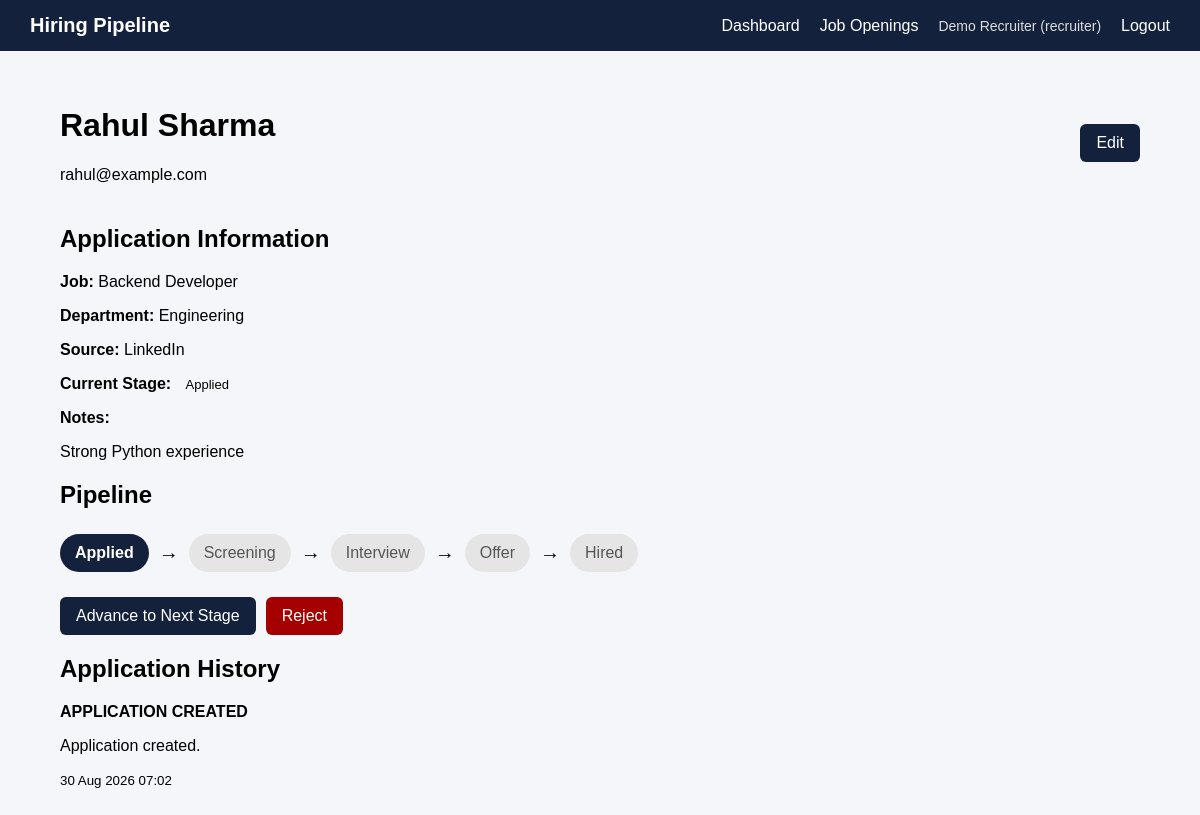
The page /applications/1 (signed in) on the database as committed earlier.
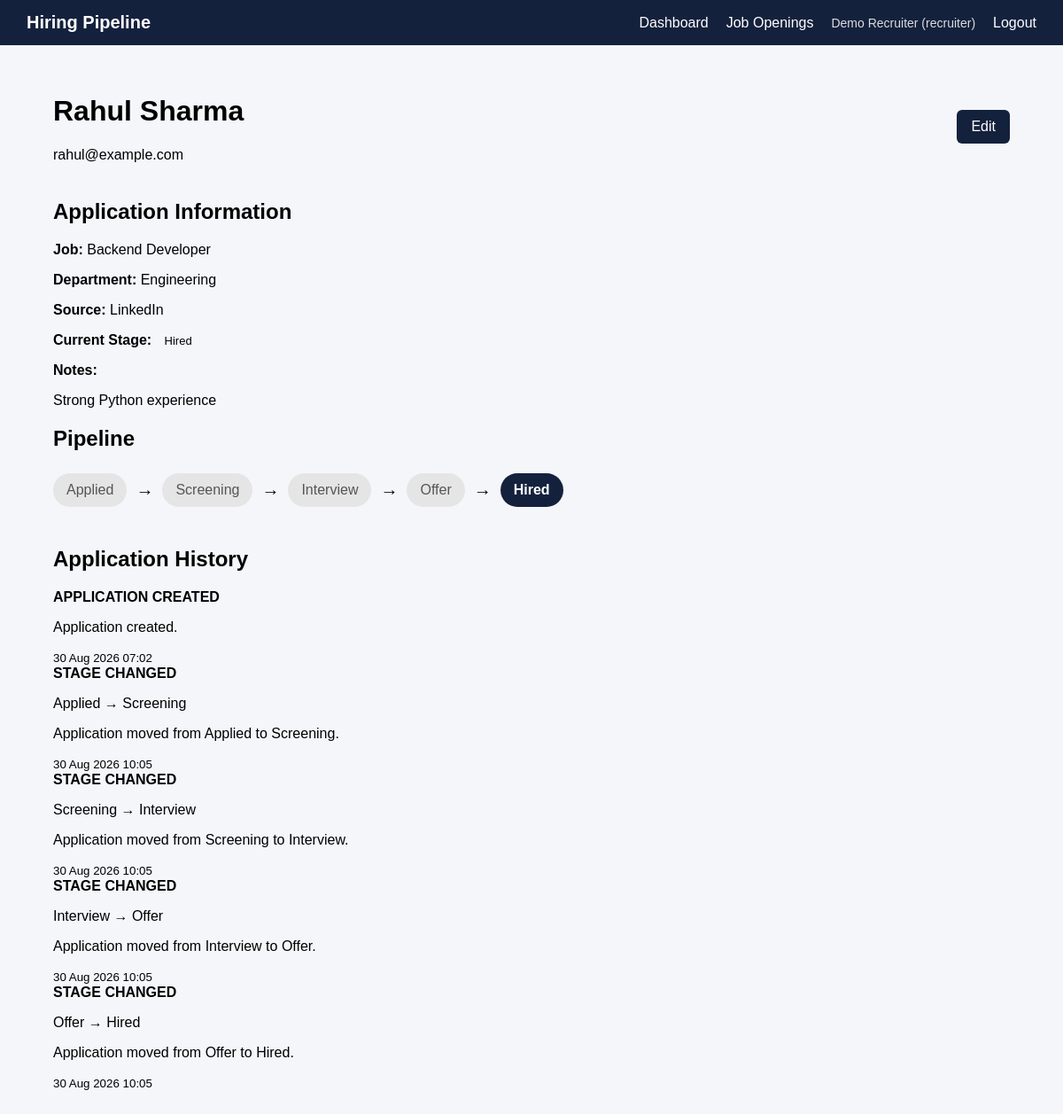
The same page on the database as committed later.
### models/user.py (models this page shows, shortened)
class User(UserMixin, db.Model):
    __tablename__ = "users"
    id = db.Column(db.Integer, primary_key=True)
    name = db.Column(db.String(100), nullable=False)
    email = db.Column(
        db.String(150),
        unique=True,
        nullable=False,
        index=True
    )
    password_hash = db.Column(db.String(255), nullable=False)
    role = db.Column(
        db.String(20),
        nullable=False
    )
    created_at = db.Column(
        db.DateTime,
        server_default=db.func.now()
    )

### models/application.py (models this page shows)
class Application(db.Model):
    __tablename__ = "applications"
    id = db.Column(
        db.Integer,
        primary_key=True
    )
    job_opening_id = db.Column(
        db.Integer,
        db.ForeignKey("job_openings.id"),
        nullable=False,
        index=True
    )
    candidate_name = db.Column(
        db.String(150),
        nullable=False
    )
    candidate_email = db.Column(
        db.String(150),
        nullable=False,
        index=True
    )
    source = db.Column(
        db.String(100),
        nullable=True
    )
    notes = db.Column(
        db.Text,
        nullable=True
    )
    stage = db.Column(
        db.String(30),
        nullable=False,
        default="Applied",
        index=True
    )
    applied_at = db.Column(
        db.DateTime,
        server_default=db.func.now()
    )
    stage_changed_at = db.Column(
        db.DateTime,
        server_default=db.func.now()
    )
    updated_at = db.Column(
        db.DateTime,
        server_default=db.func.now(),
        onupdate=db.func.now()
    )
    job = db.relationship(
        "JobOpening",
        back_populates="applications"
    )
    events = db.relationship(
        "ApplicationEvent",
        back_populates="application",
        lazy=True,
        order_by="ApplicationEvent.created_at"
    )

### models/job.py (models this page shows)
class JobOpening(db.Model):
    __tablename__ = "job_openings"
    id = db.Column(db.Integer, primary_key=True)
    title = db.Column(
        db.String(150),
        nullable=False
    )
    department = db.Column(
        db.String(100),
        nullable=False
    )
    description = db.Column(
        db.Text,
        nullable=True
    )
    status = db.Column(
        db.String(20),
        nullable=False,
        default="open",
        index=True
    )
    created_at = db.Column(
        db.DateTime,
        server_default=db.func.now()
    )
    updated_at = db.Column(
        db.DateTime,
        server_default=db.func.now(),
        onupdate=db.func.now()
    )
    applications = db.relationship(
        "Application",
        back_populates="job",
        lazy=True
    )
    description = db.Column(
        db.Text,
        nullable=True
    )
    status = db.Column(
        db.String(20),
        nullable=False,
        default="open"
    )
    created_at = db.Column(
        db.DateTime,
        server_default=db.func.now()
    )
    updated_at = db.Column(
        db.DateTime,
        server_default=db.func.now(),
        onupdate=db.func.now()
    )
    applications = db.relationship(
        "Application",
        back_populates="job",
        lazy=True
    )

### models/event.py (models this page shows)
class ApplicationEvent(db.Model):
    __tablename__ = "application_events"
    id = db.Column(
        db.Integer,
        primary_key=True
    )
    application_id = db.Column(
        db.Integer,
        db.ForeignKey("applications.id"),
        nullable=False,
        index=True
    )
    event_type = db.Column(
        db.String(50),
        nullable=False
    )
    old_stage = db.Column(
        db.String(30),
        nullable=True
    )
    new_stage = db.Column(
        db.String(30),
        nullable=True
    )
    actor_id = db.Column(
        db.Integer,
        db.ForeignKey("users.id"),
        nullable=True
    )
    message = db.Column(
        db.Text,
        nullable=True
    )
    created_at = db.Column(
        db.DateTime,
        server_default=db.func.now()
    )
    application = db.relationship(
        "Application",
        back_populates="events"
    )

### routes/applications.py (the view)
@applications_bp.route("/<int:application_id>")
@role_required("recruiter", "interviewer")
def application_detail(application_id):
    application = db.session.get(
        Application,
        application_id
    )
    if not application:
        abort(404)
    return render_template(
        "applications/detail.html",
        application=application
    )

### app.py (called while the page is built)
def create_app():
    app = Flask(__name__)
    app.config.from_object(Config)
    db.init_app(app)
    login_manager.init_app(app)
    login_manager.login_view = "auth.login"
    from models import User
    @login_manager.user_loader
    def load_user(user_id):
        return db.session.get(User, int(user_id))
    from routes.auth import auth_bp
    from routes.dashboard import dashboard_bp
    from routes.jobs import jobs_bp
    from routes.applications import applications_bp
    app.register_blueprint(auth_bp)
    app.register_blueprint(dashboard_bp)
    app.register_blueprint(jobs_bp)
    app.register_blueprint(applications_bp)
    from models import (
        User,
        JobOpening,
        Application,
        ApplicationInterviewer,
        Feedback,
        ApplicationEvent
    )
    return app

### templates/applications/detail.html (shortened to what this page needs)
{% extends "base.html" %}
{% block content %}
<div class="page-header">
    <div>
        <h1>
            {{ application.candidate_name }}
        </h1>
        <p>
            {{ application.candidate_email }}
        </p>
    </div>
    {% if current_user.role == "recruiter" %}
        <a
            href="{{ url_for(
                'applications.edit_application',
                application_id=application.id
            ) }}"
            class="btn"
        >
            Edit
        </a>
    {% endif %}
</div>
<div class="detail-card">
    <h2>Application Information</h2>
    <p>
        <strong>Job:</strong>
        {{ application.job.title }}
    </p>
    <p>
        <strong>Department:</strong>
        {{ application.job.department }}
    </p>
    <p>
        <strong>Source:</strong>
        {{ application.source or "-" }}
    </p>
    <p>
        <strong>Current Stage:</strong>
        <span class="status">
            {{ application.stage }}
        </span>
    </p>
    <p>
        <strong>Notes:</strong>
    </p>
    <p>
        {{ application.notes or "No notes available." }}
    </p>
</div>
<div class="detail-card">
    <h2>Pipeline</h2>
    <div class="pipeline">
        {% for stage in ["Applied", "Screening", "Interview", "Offer", "Hired"] %}
            <div
                class="pipeline-stage
                {% if application.stage == stage %}
                    current
                {% endif %}"
            >
                {{ stage }}
            </div>
            {% if not loop.last %}
                <span class="pipeline-arrow">
                    →
                </span>
            {% endif %}
        {% endfor %}
    </div>
    <div class="pipeline-actions">
        {% if application.stage != "Rejected"
              and application.stage != "Hired" %}
            <form
                method="POST"
                action="{{ url_for(
                    'applications.advance',
                    application_id=application.id
                ) }}"
            >
                <button
                    type="submit"
                    class="btn"
                >
                    Advance to Next Stage
                </button>
            </form>
        {% endif %}
        {% if application.stage != "Rejected"
              and application.stage != "Hired" %}
            <form
                method="POST"
                action="{{ url_for(
                    'applications.reject',
                    application_id=application.id
                ) }}"
            >
                <button
                    type="submit"
                    class="btn-danger"
                >
                    Reject
                </button>
            </form>
        {% endif %}
    </div>
</div>
<div class="detail-card">
    <h2>Application History</h2>
    {% if application.events %}
        <div class="timeline">
            {% for event in application.events %}
                <div class="timeline-item">
                    <strong>
                        {{ event.event_type.replace("_", " ") }}
                    </strong>
                    {% if event.old_stage and event.new_stage %}
                        <p>
                            {{ event.old_stage }}
                            →
                            {{ event.new_stage }}
                        </p>
                    {% endif %}
                    {% if event.message %}
                        <p>
                            {{ event.message }}
                        </p>
                    {% endif %}
                    {% if event.created_at %}
                        <small>
                            {{ event.created_at.strftime(
                                "%d %b %Y %H:%M"
                            ) }}
                        </small>
                    {% endif %}
                </div>
            {% endfor %}
        </div>
    {% else %}
        <p>No history available.</p>
    {% endif %}
</div>
{% endblock %}

### templates/base.html (shortened to what this page needs)
<!DOCTYPE html>
<html lang="en">
<head>
    <link
        rel="stylesheet"
        href="{{ url_for('static', filename='css/style.css') }}"
    >
</head>
<body>
    {% if current_user.is_authenticated %}
        <nav class="navbar">
            <div class="nav-brand">
                Hiring Pipeline
            </div>
            <div class="nav-links">
                <a href="{{ url_for('dashboard.dashboard') }}">
                    Dashboard
                </a>
                {% if current_user.role == "recruiter" %}
                    <a href="{{ url_for('jobs.job_list') }}">
                        Job Openings
                    </a>
                {% endif %}
                <span class="nav-user">
                    {{ current_user.name }}
                    ({{ current_user.role }})
                </span>
                <a href="{{ url_for('auth.logout') }}">
                    Logout
                </a>
            </div>
        </nav>
    {% endif %}
    <main class="container">
        {% block content %}
        {% endblock %}
    </main>
</body>
</html>

### static/css/style.css (style rules this page uses)
* { box-sizing: border-box; }
body { margin: 0; font-family: Arial, sans-serif; background: #f5f6fa; }
.navbar { background: #14213d; color: white; padding: 14px 30px; display: flex; justify-content: space-between; align-items: center; }
.nav-brand { font-weight: bold; font-size: 20px; }
.nav-links { display: flex; align-items: center; gap: 20px; }
.nav-links a { color: white; text-decoration: none; }
.nav-user { color: #ddd; font-size: 14px; }
.container { width: 90%; max-width: 1200px; margin: 35px auto; }
.page-header { display: flex; justify-content: space-between; align-items: center; margin-bottom: 25px; }
.btn, .btn-secondary, .small-btn { display: inline-block; text-decoration: none; border-radius: 6px; cursor: pointer; }
.btn { background: #14213d; color: white; padding: 10px 16px; width: auto; }
.status { padding: 5px 10px; border-radius: 20px; font-size: 13px; }
.pipeline { display: flex; align-items: center; gap: 10px; margin: 25px 0; flex-wrap: wrap; }
.pipeline-stage { padding: 10px 15px; border-radius: 20px; background: #e5e5e5; color: #555; }
.pipeline-stage.current { background: #14213d; color: white; font-weight: bold; }
.pipeline-arrow { font-size: 20px; }

Rows that differ between the two databases and show on the page:
changed Application "Rahul Sharma": stage "Applied" → "Hired"
added ApplicationEvent: event_type.replace "STAGE CHANGED", old_stage "Applied", new_stage "Screening", message "Application moved from Applied to Screening.", created_at "30 Aug 2026 10:05"
added ApplicationEvent: event_type.replace "STAGE CHANGED", old_stage "Screening", new_stage "Interview", message "Application moved from Screening to Interview.", created_at "30 Aug 2026 10:05"
added ApplicationEvent: event_type.replace "STAGE CHANGED", old_stage "Interview", new_stage "Offer", message "Application moved from Interview to Offer.", created_at "30 Aug 2026 10:05"
added ApplicationEvent: event_type.replace "STAGE CHANGED", old_stage "Offer", new_stage "Hired", message "Application moved from Offer to Hired.", created_at "30 Aug 2026 10:05"
Other text that changed with them:
text no longer shown: "Advance to Next Stage Reject"
